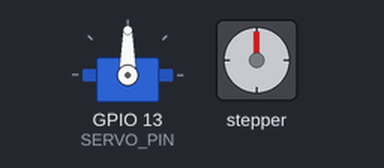
This program was run on a simulated ESP32-S3. On the bench: servo, stepper motor. Random numbers use the default seed unless the program sets one; stepper angles assume 200 steps per turn; what the program prints to the serial monitor is not drawn.

Above: at 0.15 s.
At 1.36 s:
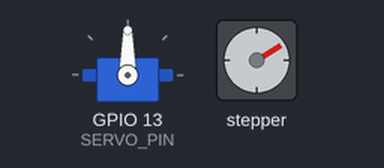
At 1.96 s:
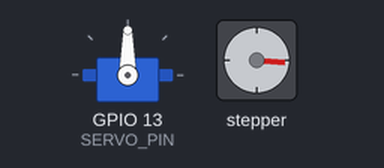
At 2.7 s:
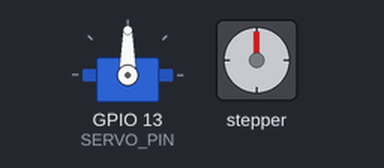
Timing chart, 0 to 4.2 s (numbered marks = the images above):
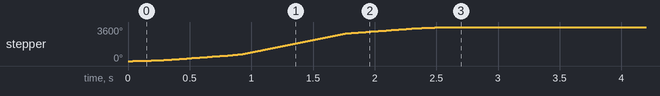

The program:

main.cpp
```cpp
/**
 * ESP32多传感器控制系统主程序
 * - 步进电机控制
 * - 激光测距传感器
 * - 舵机控制
 */

#include <Arduino.h>
#include "stepper.h"
#include "laser.h"
#include "servo_control.h"

void setup()
{
  // 初始化串口，波特率115200
  Serial.begin(115200);
  Serial.println("Multi-sensor control system initializing");

  // 初始化所有模块
  stepper_init();
  laser_init();
  servo_init();

  // 步进电机控制 - 速度1500, 加速度1800, 步数2000
  controlStepper(stepper1, 1500, 1800, 2000);

  // 获取激光传感器距离
  float distance = jiguang();

  // 舵机控制到90度
  servo(90);
}

void loop()
{
  // 步进电机运动控制需要持续调用
  stepper_loop();
}
```

laser.h
```cpp
#ifndef _LASER_H_
#define _LASER_H_

// 激光传感器引脚定义
#define LASER_RX_PIN 16
#define LASER_TX_PIN 17

// 函数声明
void laser_init(void);
float jiguang(void);

#endif // _LASER_H_ 
```

servo_control.h
```cpp
#ifndef _SERVO_CONTROL_H_
#define _SERVO_CONTROL_H_

#include <ESP32Servo.h>

// 舵机引脚定义
#define SERVO_PIN 13

// 舵机对象声明
extern Servo myservo;

// 函数声明
void servo_init(void);
void servo(int angle);

#endif // _SERVO_CONTROL_H_
```

stepper.h
```cpp
#ifndef _STEPPER_H_
#define _STEPPER_H_

#include <AccelStepper.h>

// 步进电机引脚定义
#define STEPPER1_PIN_STEP 14   // 步进引脚
#define STEPPER1_PIN_DIR 12    // 方向引脚
#define STEPPER1_PIN_ENABLE 13 // 使能引脚
#define MOTOR_INTERFACE_TYPE 1 // 接口类型，1为单步模式

// 电机参数上限
extern const float maxSpeed;
extern const float acceleration;

// 步进电机对象声明
extern AccelStepper stepper1;

// 函数声明
void stepper_init(void);
bool controlStepper(AccelStepper &stepper, float speed, float accel, int32_t steps);
void stepper_loop(void);

#endif // _STEPPER_H_ 
```

laser.cpp
```cpp
#include <Arduino.h>
#include "laser.h"

/**
 * 激光传感器初始化
 */
void laser_init(void) {
  // 初始化激光传感器串口
  Serial2.begin(115200, SERIAL_8N1, LASER_RX_PIN, LASER_TX_PIN);
  Serial.println("Laser sensor initialized");
}

/**
 * 获取激光传感器测量的实时距离
 * @return 测量的距离，单位mm
 */
float jiguang(void) {
  if (Serial2.available() > 0) {
    String data = Serial2.readStringUntil('\n');
    // 假设数据格式为纯数字字符串
    float distance = data.toFloat();
    return distance;
  }

  // 如果没有真实数据，返回模拟数据
  float fake_distance = random(100, 1000) / 10.0; // 模拟10-100cm的距离
  return fake_distance;
} 
```

servo_control.cpp
```cpp
#include <Arduino.h>
#include "servo_control.h"

// 定义舵机对象
Servo myservo;

/**
 * 舵机初始化
 */
void servo_init(void) {
  myservo.attach(SERVO_PIN);
  myservo.write(90); // 初始化到中间位置
  Serial.println("Servo initialized");
}

/**
 * 舵机角度控制函数
 * @param angle 目标角度 (0-180)
 */
void servo(int angle) {
  // 确保角度在有效范围内
  if (angle < 0) angle = 0;
  if (angle > 180) angle = 180;

  // 控制舵机旋转到指定角度
  myservo.write(angle);
}
```

stepper.cpp
```cpp
#include <Arduino.h>
#include "stepper.h"

// 电机参数上限设置
const float maxSpeed = 18000.0;    // 最大速度 (steps per second)
const float acceleration = 5000.0; // 加速度 (steps per second^2)

// 定义步进电机对象
AccelStepper stepper1(MOTOR_INTERFACE_TYPE, STEPPER1_PIN_STEP, STEPPER1_PIN_DIR);

/**
 * 步进电机初始化
 */
void stepper_init(void) {
  // 初始化步进电机
  pinMode(STEPPER1_PIN_ENABLE, OUTPUT);
  digitalWrite(STEPPER1_PIN_ENABLE, LOW); // 使能电机

  stepper1.setMaxSpeed(maxSpeed);
  stepper1.setAcceleration(acceleration);

  Serial.println("Stepper motor initialized");
}

/**
 * 步进电机控制函数
 * @param stepper 步进电机对象
 * @param speed 最大速度(步/秒)
 * @param accel 加速度(步/秒²)
 * @param steps 移动的步数(正值为正向，负值为反向)
 * @return 启动成功返回true
 */
bool controlStepper(AccelStepper &stepper, float speed, float accel, int32_t steps) {
  // 设置速度和加速度（不超过上限）
  stepper.setMaxSpeed(speed > maxSpeed ? maxSpeed : speed);
  stepper.setAcceleration(accel > acceleration ? acceleration : accel);

  // 计算目标位置（相对当前位置移动指定步数）
  long currentPosition = stepper.currentPosition();
  long targetPosition = currentPosition + steps;
  stepper.moveTo(targetPosition);

  Serial.printf("Stepper running: Speed=%.2f, Accel=%.2f, Steps=%ld\n",
              speed, accel, steps);

  return true;
}

/**
 * 步进电机循环处理函数，必须在loop中调用
 */
void stepper_loop(void) {
  stepper1.run();
} 
```

Measured:
- by itself, stepper: turns 3600° clockwise in 2.6 s
